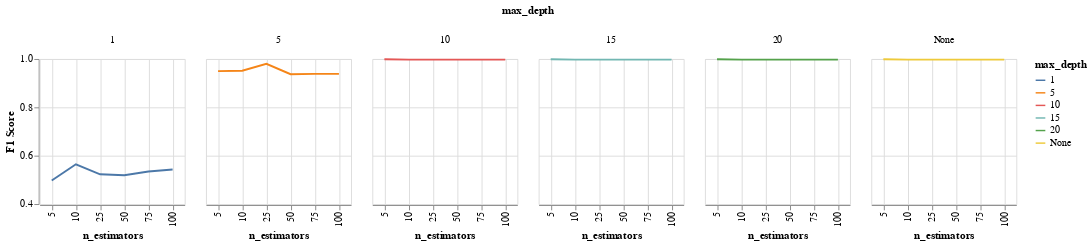

The code cell stored with this chart in its notebook:
### Code cell
# plotting F1 score vs number of trees by tree depth
max_depth_order = ['1', '5', '10', '15', '20', 'None']

alt.Chart(gridsearch).mark_line().encode(
    x = alt.X('n_estimators:O', axis=alt.Axis(grid=True)),
    y = alt.Y('F1 Score:Q', scale=alt.Scale(domain=[0.40, 1.00])),
    color=alt.Color('max_depth:N', sort=max_depth_order)
).properties(
    height=150, 
    width=150
).facet(
    column=alt.Column('max_depth:N', sort=max_depth_order)
)

### Figure 1 — Vega-Lite specification as saved in the notebook (floating-point values rounded to 4 significant figures)
{"config": {"view": {"continuousWidth": 300, "continuousHeight": 300}}, "data": {"name": "data-6966fc4eada9cc69c637e20f714c6386"}, "facet": {"column": {"field": "max_depth", "sort": ["1", "5", "10", "15", "20", "None"], "type": "nominal"}}, "spec": {"mark": {"type": "line"}, "encoding": {"color": {"field": "max_depth", "sort": ["1", "5", "10", "15", "20", "None"], "type": "nominal"}, "x": {"axis": {"grid": true}, "field": "n_estimators", "type": "ordinal"}, "y": {"field": "F1 Score", "scale": {"domain": [0.4, 1.0]}, "type": "quantitative"}}, "height": 150, "width": 150}, "$schema": "https://vega.github.io/schema/vega-lite/v5.20.1.json", "datasets": {"data-6966fc4eada9cc69c637e20f714c6386": [{"n_estimators": 5, "max_depth": "None", "F1 Score": 0.9987}, {"n_estimators": 10, "max_depth": "None", "F1 Score": 0.9973}, {"n_estimators": 25, "max_depth": "None", "F1 Score": 0.9973}, {"n_estimators": 50, "max_depth": "None", "F1 Score": 0.9973}, {"n_estimators": 75, "max_depth": "None", "F1 Score": 0.9973}, {"n_estimators": 100, "max_depth": "None", "F1 Score": 0.9973}, {"n_estimators": 5, "max_depth": "None", "F1 Score": 0.9987}, {"n_estimators": 10, "max_depth": "None", "F1 Score": 0.9973}, {"n_estimators": 25, "max_depth": "None", "F1 Score": 0.9973}, {"n_estimators": 50, "max_depth": "None", "F1 Score": 0.9973}, {"n_estimators": 75, "max_depth": "None", "F1 Score": 0.9973}, {"n_estimators": 100, "max_depth": "None", "F1 Score": 0.9973}, {"n_estimators": 5, "max_depth": "None", "F1 Score": 0.9987}, {"n_estimators": 10, "max_depth": "None", "F1 Score": 0.9973}, {"n_estimators": 25, "max_depth": "None", "F1 Score": 0.9973}, {"n_estimators": 50, "max_depth": "None", "F1 Score": 0.9973}, {"n_estimators": 75, "max_depth": "None", "F1 Score": 0.9973}, {"n_estimators": 100, "max_depth": "None", "F1 Score": 0.9973}, {"n_estimators": 5, "max_depth": "1", "F1 Score": 0.4975}, {"n_estimators": 10, "max_depth": "1", "F1 Score": 0.5647}, {"n_estimators": 25, "max_depth": "1", "F1 Score": 0.5229}, {"n_estimators": 50, "max_depth": "1", "F1 Score": 0.5189}, {"n_estimators": 75, "max_depth": "1", "F1 Score": 0.5348}, {"n_estimators": 100, "max_depth": "1", "F1 Score": 0.5425}, {"n_estimators": 5, "max_depth": "1", "F1 Score": 0.4975}, {"n_estimators": 10, "max_depth": "1", "F1 Score": 0.5647}, {"n_estimators": 25, "max_depth": "1", "F1 Score": 0.5229}, {"n_estimators": 50, "max_depth": "1", "F1 Score": 0.5189}, {"n_estimators": 75, "max_depth": "1", "F1 Score": 0.5348}, {"n_estimators": 100, "max_depth": "1", "F1 Score": 0.5425}, {"n_estimators": 5, "max_depth": "1", "F1 Score": 0.4975}, {"n_estimators": 10, "max_depth": "1", "F1 Score": 0.5647}, {"n_estimators": 25, "max_depth": "1", "F1 Score": 0.5229}, {"n_estimators": 50, "max_depth": "1", "F1 Score": 0.5189}, {"n_estimators": 75, "max_depth": "1", "F1 Score": 0.5348}, {"n_estimators": 100, "max_depth": "1", "F1 Score": 0.5425}, {"n_estimators": 5, "max_depth": "5", "F1 Score": 0.9499}, {"n_estimators": 10, "max_depth": "5", "F1 Score": 0.9516}, {"n_estimators": 25, "max_depth": "5", "F1 Score": 0.9801}, {"n_estimators": 50, "max_depth": "5", "F1 Score": 0.9369}, {"n_estimators": 75, "max_depth": "5", "F1 Score": 0.9384}, {"n_estimators": 100, "max_depth": "5", "F1 Score": 0.9384}, {"n_estimators": 5, "max_depth": "5", "F1 Score": 0.9499}, {"n_estimators": 10, "max_depth": "5", "F1 Score": 0.9516}, {"n_estimators": 25, "max_depth": "5", "F1 Score": 0.9801}, {"n_estimators": 50, "max_depth": "5", "F1 Score": 0.9369}, {"n_estimators": 75, "max_depth": "5", "F1 Score": 0.9384}, {"n_estimators": 100, "max_depth": "5", "F1 Score": 0.9384}, {"n_estimators": 5, "max_depth": "5", "F1 Score": 0.9499}, {"n_estimators": 10, "max_depth": "5", "F1 Score": 0.9516}, {"n_estimators": 25, "max_depth": "5", "F1 Score": 0.9801}, {"n_estimators": 50, "max_depth": "5", "F1 Score": 0.9369}, {"n_estimators": 75, "max_depth": "5", "F1 Score": 0.9384}, {"n_estimators": 100, "max_depth": "5", "F1 Score": 0.9384}, {"n_estimators": 5, "max_depth": "10", "F1 Score": 0.9987}, {"n_estimators": 10, "max_depth": "10", "F1 Score": 0.9973}, {"n_estimators": 25, "max_depth": "10", "F1 Score": 0.9973}, {"n_estimators": 50, "max_depth": "10", "F1 Score": 0.9973}, {"n_estimators": 75, "max_depth": "10", "F1 Score": 0.9973}, {"n_estimators": 100, "max_depth": "10", "F1 Score": 0.9973}, {"n_estimators": 5, "max_depth": "10", "F1 Score": 0.9987}, {"n_estimators": 10, "max_depth": "10", "F1 Score": 0.9973}, {"n_estimators": 25, "max_depth": "10", "F1 Score": 0.9973}, {"n_estimators": 50, "max_depth": "10", "F1 Score": 0.9973}, {"n_estimators": 75, "max_depth": "10", "F1 Score": 0.9973}, {"n_estimators": 100, "max_depth": "10", "F1 Score": 0.9973}, {"n_estimators": 5, "max_depth": "10", "F1 Score": 0.9987}, {"n_estimators": 10, "max_depth": "10", "F1 Score": 0.9973}, {"n_estimators": 25, "max_depth": "10", "F1 Score": 0.9973}, {"n_estimators": 50, "max_depth": "10", "F1 Score": 0.9973}, {"n_estimators": 75, "max_depth": "10", "F1 Score": 0.9973}, {"n_estimators": 100, "max_depth": "10", "F1 Score": 0.9973}, {"n_estimators": 5, "max_depth": "15", "F1 Score": 0.9987}, {"n_estimators": 10, "max_depth": "15", "F1 Score": 0.9973}, {"n_estimators": 25, "max_depth": "15", "F1 Score": 0.9973}, {"n_estimators": 50, "max_depth": "15", "F1 Score": 0.9973}, {"n_estimators": 75, "max_depth": "15", "F1 Score": 0.9973}, {"n_estimators": 100, "max_depth": "15", "F1 Score": 0.9973}, {"n_estimators": 5, "max_depth": "15", "F1 Score": 0.9987}, {"n_estimators": 10, "max_depth": "15", "F1 Score": 0.9973}, {"n_estimators": 25, "max_depth": "15", "F1 Score": 0.9973}, {"n_estimators": 50, "max_depth": "15", "F1 Score": 0.9973}, {"n_estimators": 75, "max_depth": "15", "F1 Score": 0.9973}, {"n_estimators": 100, "max_depth": "15", "F1 Score": 0.9973}, {"n_estimators": 5, "max_depth": "15", "F1 Score": 0.9987}, {"n_estimators": 10, "max_depth": "15", "F1 Score": 0.9973}, {"n_estimators": 25, "max_depth": "15", "F1 Score": 0.9973}, {"n_estimators": 50, "max_depth": "15", "F1 Score": 0.9973}, {"n_estimators": 75, "max_depth": "15", "F1 Score": 0.9973}, {"n_estimators": 100, "max_depth": "15", "F1 Score": 0.9973}, {"n_estimators": 5, "max_depth": "20", "F1 Score": 0.9987}, {"n_estimators": 10, "max_depth": "20", "F1 Score": 0.9973}, {"n_estimators": 25, "max_depth": "20", "F1 Score": 0.9973}, {"n_estimators": 50, "max_depth": "20", "F1 Score": 0.9973}, {"n_estimators": 75, "max_depth": "20", "F1 Score": 0.9973}, {"n_estimators": 100, "max_depth": "20", "F1 Score": 0.9973}, {"n_estimators": 5, "max_depth": "20", "F1 Score": 0.9987}, {"n_estimators": 10, "max_depth": "20", "F1 Score": 0.9973}, {"n_estimators": 25, "max_depth": "20", "F1 Score": 0.9973}, {"n_estimators": 50, "max_depth": "20", "F1 Score": 0.9973}, {"n_estimators": 75, "max_depth": "20", "F1 Score": 0.9973}, {"n_estimators": 100, "max_depth": "20", "F1 Score": 0.9973}, {"n_estimators": 5, "max_depth": "20", "F1 Score": 0.9987}, {"n_estimators": 10, "max_depth": "20", "F1 Score": 0.9973}, {"n_estimators": 25, "max_depth": "20", "F1 Score": 0.9973}, {"n_estimators": 50, "max_depth": "20", "F1 Score": 0.9973}, {"n_estimators": 75, "max_depth": "20", "F1 Score": 0.9973}, {"n_estimators": 100, "max_depth": "20", "F1 Score": 0.9973}]}}
